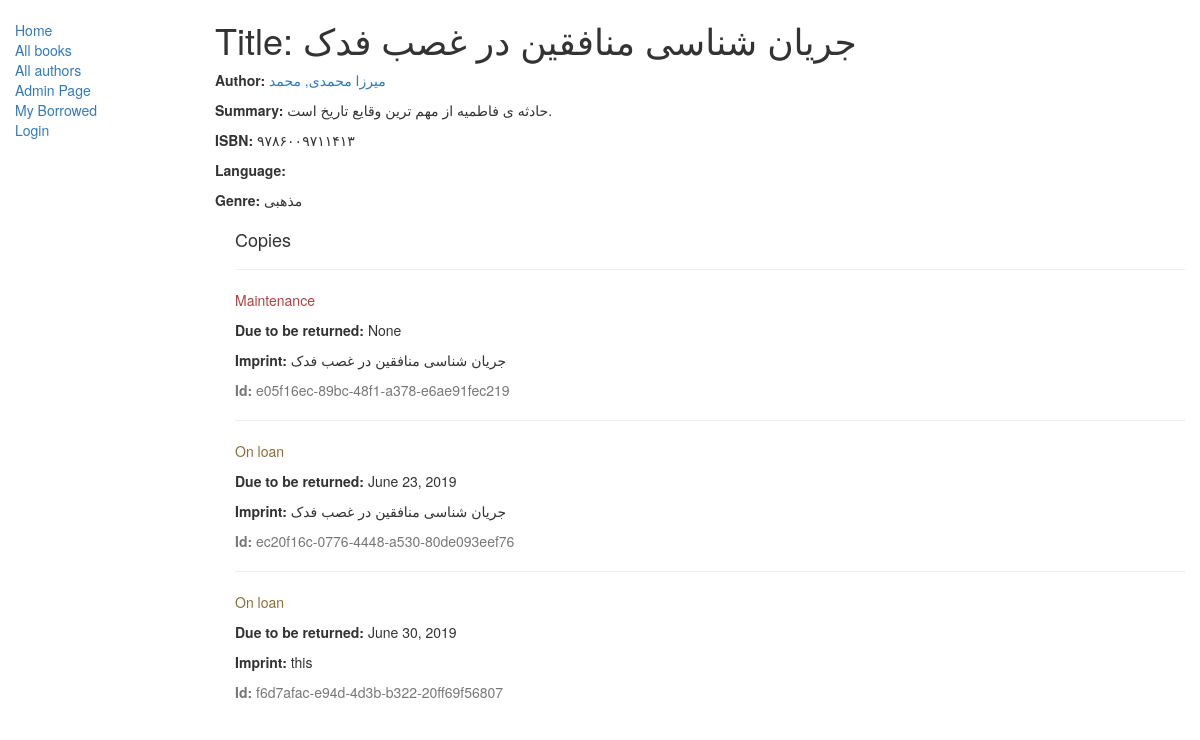
/catalog/book/1, run on the app's committed database.
### catalog/models.py (models this page shows, shortened)
class Book(models.Model):
    title = models.CharField(max_length=200)
    author = models.ForeignKey('Author', on_delete=models.SET_NULL, null=True)
    summary = models.TextField(max_length=1000, help_text='Enter a brief description of the book.')
    isbn = models.CharField('ISBN', max_length=13, help_text='13 Character <a href="https://www.isbn-international.org/content/what-isbn">ISBN number</a>')
    genre = models.ManyToManyField(Genre, help_text='Select a genre for this book')
    def display_genre(self):
        return ', '.join([ genre.name for genre in self.genre.all()[:3] ])
    display_genre.short_description = 'Genre'

class Author(models.Model):
    first_name = models.CharField(max_length=100)
    last_name = models.CharField(max_length=100)
    date_of_birth = models.DateField(null=True, blank=True)
    date_of_death = models.DateField('Died', null=True, blank=True)
    def __str__(self):
        return '%s, %s' % (self.last_name, self.first_name)

class Genre(models.Model):
    name = models.CharField(max_length=200, help_text="Enter a book genre (e.g. Science Fiction, French Poetry etc.)")
    def __str__(self):
        return self.name

class BookInstance(models.Model):
    id = models.UUIDField(primary_key=True, default=uuid.uuid4, help_text="Unique ID for this particular book across whole library")
    book = models.ForeignKey('Book', on_delete=models.SET_NULL, null=True)
    imprint = models.CharField(max_length=200)
    due_back = models.DateField(null=True, blank=True)
    LOAN_STATUS = (
        ('m', 'Maintenance'),
        ('o', 'On loan'),
        ('a', 'Available'),
        ('r', 'Reserved'),
    )
    status = models.CharField(max_length=1, choices=LOAN_STATUS, blank=True, default='m', help_text='Book availability')
    borrower = models.ForeignKey(User, on_delete=models.SET_NULL, null=True, blank=True)
    class Meta:
        ordering = ["due_back"]
        permissions = (("can_mark_returned", "Set book as returned"),)

### catalog/views.py (the view)
# urls.py: re_path(r'^book/(?P<pk>\d+)$', views.BookDetailView.as_view(), name='book-detail'),
class BookDetailView(generic.DetailView):
    model = models.Book
    template_name = 'catalog/book_detail.html'

### catalog/templates/catalog/book_detail.html
{% extends "catalog/base_generic.html" %}
{% block content %}
  <h1>Title: {{ book.title }}</h1>
  <p><strong>Author:</strong> <a href="">{{ book.author }}</a></p>
  <p><strong>Summary:</strong> {{ book.summary }}</p>
  <p><strong>ISBN:</strong> {{ book.isbn }}</p>
  <p><strong>Language:</strong> {{ book.language }}</p>
  <p><strong>Genre:</strong> {% for genre in book.genre.all %} {{ genre }}{% if not forloop.last %}, {% endif %}{% endfor %}</p>
  <div style="margin-left:20px;margin-top:20px">
    <h4>Copies</h4>
    {% for copy in book.bookinstance_set.all %}
    <hr>
    <p class="{% if copy.status == 'a' %}text-success{% elif copy.status == 'm' %}text-danger{% else %}text-warning{% endif %}">{{ copy.get_status_display }}</p>
    {% if copy.status != 'a' %}<p><strong>Due to be returned:</strong> {{copy.due_back}}</p>{% endif %}
    <p><strong>Imprint:</strong> {{copy.imprint}}</p>
    <p class="text-muted"><strong>Id:</strong> {{copy.id}}</p>
    {% endfor %}
  </div>
{% endblock %}

### data on the page
Book: title "جریان شناسی منافقین در غصب فدک", author "میرزا محمدی, محمد", summary "حادثه ی فاطمیه از مهم ترین وقایع تاریخ است.", isbn "۹۷۸۶۰۰۹۷۱۱۴۱۳"
Genre: name "مذهبی"
BookInstance: status "Maintenance", due_back "None", imprint "جریان شناسی منافقین در غصب فدک", id "e05f16ec-89bc-48f1-a378-e6ae91fec219"
BookInstance: status "On loan", due_back "June 23, 2019", imprint "جریان شناسی منافقین در غصب فدک", id "ec20f16c-0776-4448-a530-80de093eef76"
BookInstance: status "On loan", due_back "June 30, 2019", imprint "this", id "f6d7afac-e94d-4d3b-b322-20ff69f56807"
